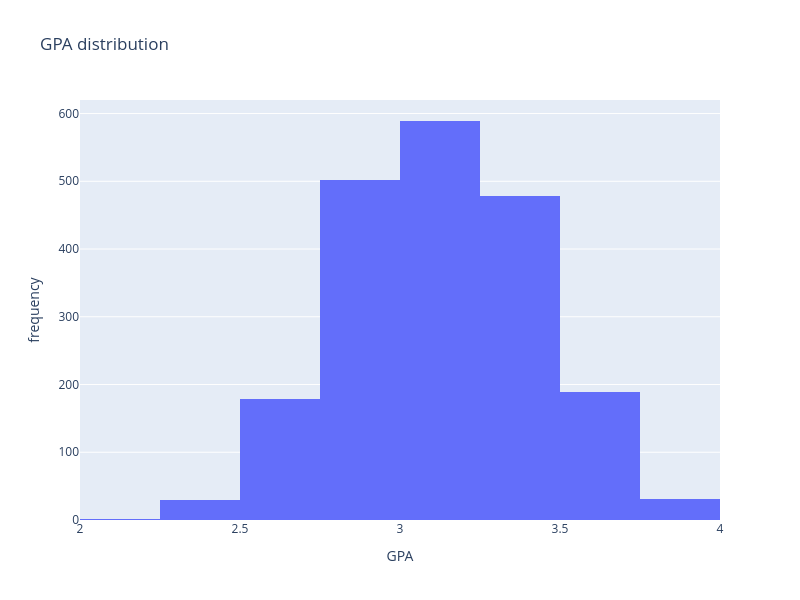

The code cell stored with this chart in its notebook:
### Markdown cell above
#### Let's look at the distribution of some of the variables

### Code cell
fig = px.histogram(
    df,
    x='gpa',
    title='GPA distribution',
    width=800,
    height=600
)
fig.update_traces(
    xbins={'start':2,'end':4,'size':0.25}
)
fig.update_layout(
    xaxis_title='GPA',
    yaxis_title='frequency'
)
fig.show()

### Figure 1 — Plotly figure (JSON) as saved in the notebook; plotly's stock layout.template omitted (floating-point values rounded to 4 significant figures; data arrays with more than 128 entries replaced by an {"elided": "..."} marker saying what was removed)
{"data": [{"alignmentgroup": "True", "bingroup": "x", "hovertemplate": "gpa=%{x}<br>count=%{y}<extra></extra>", "legendgroup": "", "marker": {"color": "#636efa", "pattern": {"shape": ""}}, "name": "", "offsetgroup": "", "orientation": "v", "showlegend": false, "type": "histogram", "x": {"elided": "2000 float values"}, "xaxis": "x", "xbins": {"end": 4, "size": 0.25, "start": 2}, "yaxis": "y"}], "layout": {"barmode": "relative", "height": 600, "legend": {"tracegroupgap": 0}, "title": {"text": "GPA distribution"}, "width": 800, "xaxis": {"anchor": "y", "autorange": true, "domain": [0, 1], "range": [2, 4], "title": {"text": "GPA"}, "type": "linear"}, "yaxis": {"anchor": "x", "autorange": true, "domain": [0, 1], "range": [0, 620], "title": {"text": "frequency"}}}}
